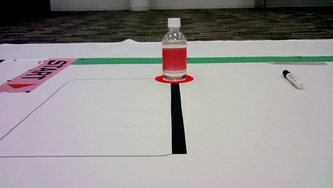
//> input picture sdk/workspace/testOpencv/sample.jpg, 333 x 188 px, shrunk from 1920 x 1080 before the run
$ ./testGlay   (built with g++ and OpenCV 4)
//> lines starting //> are read from the running program, lines starting //| are printed output that depends on the picture; after the words box and inside, x2 and y2 are one past the last pixel; in counts of white or black regions, pixels touching at a corner belong together
#include <opencv2/opencv.hpp>
#include <iostream>
#include <vector>
#include <string>
#include <filesystem>
#include <algorithm>
#include <sstream>
#include <cmath>

static inline int clamp(int v, int lo, int hi){ return std::max(lo, std::min(hi, v)); }
static inline int toOdd(int k){ return (k <= 0) ? 0 : (2 * k + 1); }

struct Pillar {
    cv::RotatedRect rect;
    cv::Point2f centroid;
    double area{0.0};
    double purity{0.0};
    double aspect{0.0};
    double meanSat{0.0};
    double meanA{0.0};
    double meanB{0.0};
};

struct DetectionResult {
    bool foundTwo{false};
    Pillar left;
    Pillar right;
    cv::Point2f gateCenter{0.0f, 0.0f};
    double separationPx{0.0};
    double separationNorm{0.0};
    double confidence{0.0};
    std::string previewFile;
};

static cv::Mat makeRectMask(const cv::Size& size, const cv::RotatedRect& r){
    cv::Mat m = cv::Mat::zeros(size, CV_8UC1);
    cv::Point2f pts[4]; r.points(pts);
    std::vector<cv::Point> poly;
    for(int i=0;i<4;i++)
        poly.emplace_back((int)std::round(pts[i].x),(int)std::round(pts[i].y));
    cv::fillConvexPoly(m, poly, cv::Scalar(255));
    return m;
}

// グレー候補マスク生成（多条件 AND）
static cv::Mat buildGrayMask(const cv::Mat& bgr,
                             int Hmin, int Hmax, int Smin, int Smax, int Vmin, int Vmax,
                             int deltaMax, int aThr, int bThr,
                             bool rejectGreenHue, int greenHmin, int greenHmax, int greenSMin)
{
    cv::Mat hsv; cv::cvtColor(bgr, hsv, cv::COLOR_BGR2HSV);
    cv::Mat maskHSV;
    cv::inRange(hsv,
                cv::Scalar(clamp(Hmin,0,179), clamp(Smin,0,255), clamp(Vmin,0,255)),
                cv::Scalar(clamp(Hmax,0,179), clamp(Smax,0,255), clamp(Vmax,0,255)),
                maskHSV);

    // Lab で a,b の閾値
    cv::Mat lab; cv::cvtColor(bgr, lab, cv::COLOR_BGR2Lab);
    std::vector<cv::Mat> labCh; cv::split(lab, labCh); // L, a, b
    cv::Mat absA, absB;
    cv::absdiff(labCh[1], cv::Scalar(128), absA); // a*: 0..255 中心128
    cv::absdiff(labCh[2], cv::Scalar(128), absB);
    // 条件: |a*| < aThr, |b*| < bThr
    cv::Mat maskAB = (absA < aThr) & (absB < bThr);

    // RGB Δ（彩度別指標）
    cv::Mat bgrSplit[3]; cv::split(bgr, bgrSplit);
    cv::Mat maxCh, minCh;
    cv::max(bgrSplit[0], bgrSplit[1], maxCh);
    cv::max(maxCh, bgrSplit[2], maxCh);
    cv::min(bgrSplit[0], bgrSplit[1], minCh);
    cv::min(minCh, bgrSplit[2], minCh);
    cv::Mat delta; cv::subtract(maxCh, minCh, delta);
    cv::Mat maskDelta = (delta < deltaMax);

    // 緑 Hue 除外（低彩度例外）
    cv::Mat maskGreenReject = cv::Mat::ones(bgr.size(), CV_8UC1)*255;
    if (rejectGreenHue) {
        // hsv channels
        std::vector<cv::Mat> hsvCh; cv::split(hsv, hsvCh);
        cv::Mat h = hsvCh[0];
        cv::Mat s = hsvCh[1];
        // 緑領域で Saturation がある程度（greenSMin 以上）→ 除外
        cv::Mat green = (h >= greenHmin) & (h <= greenHmax) & (s >= greenSMin);
        // maskGreenReject で「緑」ピクセルを 0 に
        maskGreenReject.setTo(0, green);
    }

    cv::Mat grayMask = maskHSV & maskAB & maskDelta & maskGreenReject;
    return grayMask;
}

static DetectionResult detectGrayGateCenter(const cv::Mat& bgr,
                                            // HSV 基本
                                            int Hmin, int Hmax, int Smin, int Smax, int Vmin, int Vmax,
                                            // 追加 色差/彩度特性
                                            int deltaMax, int aThr, int bThr,
                                            bool rejectGreenHue, int greenHmin, int greenHmax, int greenSMin,
                                            // 形態・幾何
                                            int blurK, int openK, int closeK,
                                            double minAreaRatio, double maxAreaRatio,
                                            double minAspect, double minPurity, double minSepNorm)
{
    DetectionResult res;
    if (bgr.empty()) return res;

    // 前処理
    cv::Mat work = bgr.clone();
    int kBlur = toOdd(blurK);
    if (kBlur >= 3) cv::GaussianBlur(work, work, cv::Size(kBlur,kBlur), 0);

    // 多条件グレー候補マスク
    cv::Mat initialMask = buildGrayMask(work,
                                        Hmin,Hmax,Smin,Smax,Vmin,Vmax,
                                        deltaMax,aThr,bThr,
                                        rejectGreenHue,greenHmin,greenHmax,greenSMin);

    // 形態学
    cv::Mat mask = initialMask.clone();
    int kOpen = toOdd(openK);
    int kClose = toOdd(closeK);
    if (kOpen >= 3) {
        cv::Mat k = cv::getStructuringElement(cv::MORPH_RECT, cv::Size(kOpen,kOpen));
        cv::morphologyEx(mask, mask, cv::MORPH_OPEN, k);
    }
    if (kClose >= 3) {
        cv::Mat k = cv::getStructuringElement(cv::MORPH_RECT, cv::Size(kClose,kClose));
        cv::morphologyEx(mask, mask, cv::MORPH_CLOSE, k);
    }

    // 輪郭
    std::vector<std::vector<cv::Point>> contours;
    cv::findContours(mask, contours, cv::RETR_EXTERNAL, cv::CHAIN_APPROX_SIMPLE);

    double imgArea = (double)bgr.cols * bgr.rows;
    double minArea = std::max(80.0, imgArea * minAreaRatio);
    double maxArea = imgArea * maxAreaRatio;

    // HSV / Lab を再利用
    cv::Mat hsv; cv::cvtColor(work, hsv, cv::COLOR_BGR2HSV);
    cv::Mat lab; cv::cvtColor(work, lab, cv::COLOR_BGR2Lab);
    std::vector<cv::Mat> hsvCh, labCh;
    cv::split(hsv, hsvCh);
    cv::split(lab, labCh);

    std::vector<Pillar> pillars;

    for (auto &c : contours){
        if (c.size()<4) continue;
        double a = cv::contourArea(c);
        if (a < minArea || a > maxArea) continue;

        cv::RotatedRect r;
        try { r = cv::minAreaRect(c); } catch(...) { continue; }

        double w = std::max(1.0,(double)r.size.width);
        double h = std::max(1.0,(double)r.size.height);
        if (w > h) std::swap(w,h);
        double aspect = h / w;
        if (aspect < minAspect) continue;

        cv::Mat rMask = makeRectMask(mask.size(), r);
        cv::Mat inside; cv::bitwise_and(mask, rMask, inside);

        double rectPix = (double)cv::countNonZero(rMask);
        double maskPix = (double)cv::countNonZero(inside);
        double purity = (rectPix>0.0) ? (maskPix/rectPix) : 0.0;
        if (purity < minPurity) continue;

        // 平均 Saturation / a / b
        cv::Scalar meanH, meanS, meanV;
        cv::Scalar meanL, meanA, meanB;
        cv::Scalar stdDummy;

        cv::meanStdDev(hsvCh[1], meanS, stdDummy, inside); // saturation
        cv::meanStdDev(labCh[1], meanA, stdDummy, inside);
        cv::meanStdDev(labCh[2], meanB, stdDummy, inside);

        cv::Moments M = cv::moments(c);
        cv::Point2f cen = (M.m00!=0.0) ? cv::Point2f((float)(M.m10/M.m00),(float)(M.m01/M.m00)) : r.center;

        Pillar p;
        p.rect = r;
        p.centroid = cen;
        p.area = a;
        p.purity = purity;
        p.aspect = aspect;
        p.meanSat = meanS[0];
        p.meanA = meanA[0]-128.0;
        p.meanB = meanB[0]-128.0;

        // 追加の “グレー確からしさ” 検査（平均 a*, b* をもう一度）
        if (std::abs(p.meanA) > aThr || std::abs(p.meanB) > bThr) continue;

        pillars.push_back(p);
    }

    if (pillars.size() < 2){
        // プレビューのみ
        cv::Mat maskColor; cv::cvtColor(mask, maskColor, cv::COLOR_GRAY2BGR);
        cv::Mat overlay = bgr.clone();
        cv::Mat side;
        cv::hconcat(std::vector<cv::Mat>{bgr, maskColor, overlay}, side);
        res.previewFile = "out_gray_gate_preview.jpg";
        cv::imwrite(res.previewFile, side);
        return res;
    }

    // 面積降順
    std::sort(pillars.begin(), pillars.end(), [](const Pillar& A, const Pillar& B){
        return A.area > B.area;
    });

    double bestScore=-1.0;
    Pillar bestL, bestR;

    for (size_t i=0;i<pillars.size();++i){
        for (size_t j=i+1;j<pillars.size();++j){
            const Pillar *A=&pillars[i], *B=&pillars[j];
            const Pillar *L = (A->centroid.x <= B->centroid.x) ? A : B;
            const Pillar *R = (L==A?B:A);
            double sep = std::abs(R->centroid.x - L->centroid.x);
            double sepNorm = sep / bgr.cols;
            if (sepNorm < minSepNorm) continue;

            double score = (A->area + B->area) * 0.5
                           * (A->purity + B->purity) * 0.5
                           * sepNorm;
            if (score > bestScore){
                bestScore = score;
                bestL = *L;
                bestR = *R;
            }
        }
    }

    if (bestScore < 0){
        // 条件を満たすペアが無い → 上位 2 本
        bestL = pillars[0];
        bestR = pillars[1];
        if (bestL.centroid.x > bestR.centroid.x) std::swap(bestL,bestR);
    }

    res.left = bestL;
    res.right = bestR;
    res.foundTwo = true;
    res.separationPx = std::abs(res.right.centroid.x - res.left.centroid.x);
    res.separationNorm = res.separationPx / bgr.cols;
    res.gateCenter = cv::Point2f(
        (res.left.centroid.x + res.right.centroid.x)*0.5f,
        (res.left.centroid.y + res.right.centroid.y)*0.5f
    );
    double imgAreaNorm = std::min(1.0, (res.left.area + res.right.area)/(0.25*imgArea));
    res.confidence = ((res.left.purity + res.right.purity)*0.5) * res.separationNorm * imgAreaNorm;

    // プレビュー
    cv::Mat maskColor; cv::cvtColor(mask, maskColor, cv::COLOR_GRAY2BGR);
    cv::Mat overlay = bgr.clone();
    auto drawPillar=[&](const Pillar& p, const cv::Scalar& col){
        cv::Point2f pts[4]; p.rect.points(pts);
        for(int k=0;k<4;k++)
            cv::line(overlay, pts[k], pts[(k+1)%4], col, 3, cv::LINE_AA);
        cv::drawMarker(overlay, p.centroid, cv::Scalar(0,0,255), cv::MARKER_CROSS, 24, 2);
        char txt[160];
        std::snprintf(txt,sizeof(txt),"A=%.0f P=%.2f Asp=%.2f S=%.1f a=%.1f b=%.1f",
                      p.area,p.purity,p.aspect,p.meanSat,p.meanA,p.meanB);
        cv::putText(overlay, txt, p.centroid + cv::Point2f(6,-10),
                    cv::FONT_HERSHEY_SIMPLEX, 0.5, col, 2, cv::LINE_AA);
    };
    drawPillar(res.left,  cv::Scalar(0,200,0));
    drawPillar(res.right, cv::Scalar(0,140,255));
    cv::drawMarker(overlay, res.gateCenter, cv::Scalar(255,0,0), cv::MARKER_STAR, 30, 2);
    char gtxt[128];
    std::snprintf(gtxt,sizeof(gtxt),"Gate(%.1f,%.1f) conf=%.2f",
                  res.gateCenter.x,res.gateCenter.y,res.confidence);
    cv::putText(overlay, gtxt, res.gateCenter + cv::Point2f(10,30),
                cv::FONT_HERSHEY_SIMPLEX, 0.6, cv::Scalar(255,0,0), 2, cv::LINE_AA);

    cv::Mat side;
    cv::hconcat(std::vector<cv::Mat>{bgr, maskColor, overlay}, side);
    res.previewFile = "out_gray_gate_preview.jpg";
    cv::imwrite(res.previewFile, side);
    return res;
}

int main(int argc, char** argv){
    // 使い方:
    // ./detectGrayGateCenterExt image.jpg
    //  追加パラメータ (順番):
    // Hmin Hmax Smin Smax Vmin Vmax deltaMax aThr bThr rejectGreen(0/1)
    // greenHmin greenHmax greenSMin blurK openK closeK minAspect minPurity minSepPercent
    //
    // 例:
    // ./detectGrayGateCenterExt frame.jpg 0 179 0 55 25 235 22 10 10 1 35 95 25 3 2 2 2.0 0.35 10
    std::string filename = (argc>1)? argv[1] : "sample.jpg";
    cv::Mat src = cv::imread(filename);
//> src is the input picture: 188 rows x 333 cols, CV_8UC3; mean B, G, R 145.6, 146.1, 149.4
    if (src.empty()){
        std::cerr << "画像読込失敗: " << filename << std::endl;
        return 1;
    }

    // デフォルト値
    int Hmin=0,Hmax=179,Smin=0,Smax=60,Vmin=30,Vmax=230;
    int deltaMax=25;     // max(R,G,B)-min(R,G,B) 閾値
    int aThr=10, bThr=10;
    int rejectGreen=1;
    int greenHmin=35, greenHmax=95, greenSMin=25;
    int blurK=1, openK=2, closeK=2;
    double minAspect=2.0;
    double minPurity=0.30;
    double minSepPercent=10.0;

    std::vector<double> nums;
    for (int i=2;i<argc;i++){ try{ nums.push_back(std::stod(argv[i])); } catch(...){} }

    // 可変引数適用（存在すれば順に）
    int idx=0;
    auto next=[&](double &v){ if (idx<(int)nums.size()) v=nums[idx++]; };
    auto nextI=[&](int &v){ if (idx<(int)nums.size()) v=(int)nums[idx++]; };

    nextI(Hmin); nextI(Hmax); nextI(Smin); nextI(Smax); nextI(Vmin); nextI(Vmax);
    nextI(deltaMax); nextI(aThr); nextI(bThr); nextI(rejectGreen);
    nextI(greenHmin); nextI(greenHmax); nextI(greenSMin);
    nextI(blurK); nextI(openK); nextI(closeK);
    { double tmp; next(tmp); if (idx<= (int)nums.size()) if (tmp!=0.0) minAspect = tmp; }
    { double tmp; next(tmp); if (idx<= (int)nums.size()) if (tmp!=0.0) minPurity = tmp; }
    { double tmp; next(tmp); if (idx<= (int)nums.size()) if (tmp!=0.0) minSepPercent = tmp; }

    auto result = detectGrayGateCenter(
        src,
        Hmin,Hmax,Smin,Smax,Vmin,Vmax,
        deltaMax,aThr,bThr,
        (rejectGreen!=0),greenHmin,greenHmax,greenSMin,
        blurK,openK,closeK,
        0.0008,0.30,
        minAspect,minPurity,(minSepPercent/100.0)
    );
//> in buildGrayMask, `cv::cvtColor(bgr, hsv, cv::COLOR_BGR2HSV)`: hsv: 188 rows x 333 cols, CV_8UC3; mean H, S, V 70, 29.5, 152.7
//> in buildGrayMask, `cv::inRange(hsv, cv::Scalar(clamp(Hmin,0,179), clamp(Smin,0,255), clam..`:
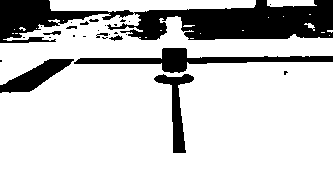
//> maskHSV: 188 rows x 333 cols, CV_8UC1; 80.1% white; 28 black regions (18 under 20 px), largest, box (x1, y1, x2, y2) and area: (0, 0, 333, 43) 8217, (74, 48, 333, 73) 1944, (0, 59, 74, 93) 1080
//> in buildGrayMask, `cv::cvtColor(bgr, lab, cv::COLOR_BGR2Lab)`: lab: 188 rows x 333 cols, CV_8UC3; mean of channels 0, 1, 2 152.7, 129.2, 129.1
//> in buildGrayMask, `cv::split(lab, labCh)`:
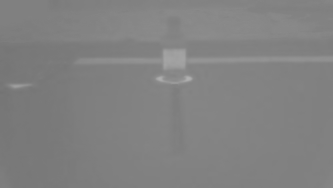
//> labCh[2]: 188 rows x 333 cols, CV_8UC1; min 115, max 176, mean 129.1
//> in buildGrayMask, `cv::Mat maskAB = (absA < aThr) & (absB < bThr);`: maskAB: 188 rows x 333 cols, CV_8UC1; 92% white; 63 black regions (54 under 20 px), largest, box (x1, y1, x2, y2) and area: (0, 47, 333, 112) 3870, (154, 74, 195, 85) 327, (187, 25, 224, 39) 300
//> in buildGrayMask, `cv::split(hsv, hsvCh)`:
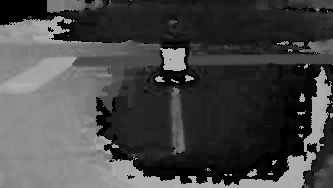
//> hsvCh[0]: 188 rows x 333 cols, CV_8UC1; min 0, max 179, mean 70
//> in buildGrayMask, `cv::split(hsv, hsvCh)`:
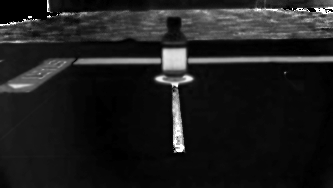
//> hsvCh[1]: 188 rows x 333 cols, CV_8UC1; min 0, max 255, mean 29.5
//> in buildGrayMask, `cv::Mat green = (h >= greenHmin) & (h <= greenHmax) & (s >= greenSMin);`:
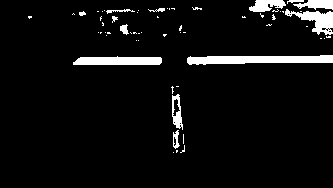
//> green: 188 rows x 333 cols, CV_8UC1; 5.8% white; 60 white regions (47 under 20 px), largest, box (x1, y1, x2, y2) and area: (187, 55, 333, 65) 1081, (73, 56, 162, 65) 688, (285, 9, 333, 35) 552
//> in buildGrayMask, `cv::Mat grayMask = maskHSV & maskAB & maskDelta & maskGreenReject;`:
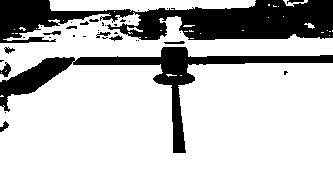
//> grayMask: 188 rows x 333 cols, CV_8UC1; 77.5% white; 36 black regions (23 under 20 px), largest, box (x1, y1, x2, y2) and area: (0, 0, 333, 43) 8578, (0, 47, 333, 153) 4988, (0, 62, 11, 77) 87
//> the loop in detectGrayGateCenter, `for (auto &c : contours)` made 3 passes
//> (meanS, stdDummy, meanA, meanB, p.meanSat, p.meanA, p.meanB) on passes 2 to 3: (Scalar(17.03), Scalar(4.07), Scalar(128.6), Scalar(127.3), 17.03, 0.552, -0.679), (Scalar(17.53), Scalar(2.52), Scalar(127.2), Scalar(130.1), 17.53, -0.777, 2.06)
//> after the loop in detectGrayGateCenter, `for (auto &c : contours)`: mask: 188 rows x 333 cols, CV_8UC1; 76% white; 5 black regions, box (x1, y1, x2, y2) and area: (0, 0, 333, 43) 9661, (0, 41, 333, 153) 5232, (49, 33, 56, 42) 63, (6, 48, 11, 53) 25, (3, 123, 8, 128) 25
//> in detectGrayGateCenter, `cv::hconcat(std::vector<cv::Mat>{bgr, maskColor, overlay}, side);`:
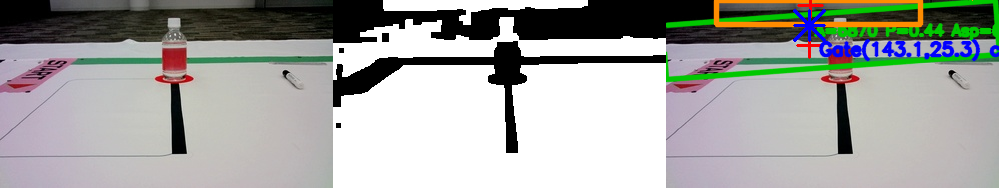
//> side: 188 rows x 999 cols, CV_8UC3; mean B, G, R 160.4, 164.3, 162.9

    std::cout << "{"
              << "\"foundTwo\":" << (result.foundTwo?"true":"false")
              << ",\"gateCenter\":{\"x\":" << result.gateCenter.x << ",\"y\":" << result.gateCenter.y << "}"
              << ",\"separation_px\":" << result.separationPx
              << ",\"separation_norm\":" << result.separationNorm
              << ",\"confidence\":" << result.confidence
              << ",\"preview\":\"" << result.previewFile << "\"";
//| {"foundTwo":true,"gateCenter":{"x":143.138,"y":25.3036},"separation_px":1.23459,"separation_norm":0.00370747,"confidence":0.000920715,"preview":"out_gray_gate_preview.jpg"

    if (result.foundTwo){
        auto dumpP=[&](const Pillar& p){
            std::ostringstream oss;
            oss << "{"
                << "\"cx\":" << p.centroid.x
                << ",\"cy\":" << p.centroid.y
                << ",\"area\":" << p.area
                << ",\"purity\":" << p.purity
                << ",\"aspect\":" << p.aspect
                << ",\"meanSat\":" << p.meanSat
                << ",\"meanA\":" << p.meanA
                << ",\"meanB\":" << p.meanB
                << "}";
            return oss.str();
        };
        std::cout << ",\"pillars\":[" << dumpP(result.left) << "," << dumpP(result.right) << "]";
    } else {
        std::cout << ",\"pillars\":[]";
    }
    std::cout << "}" << std::endl;
    return 0;
}
